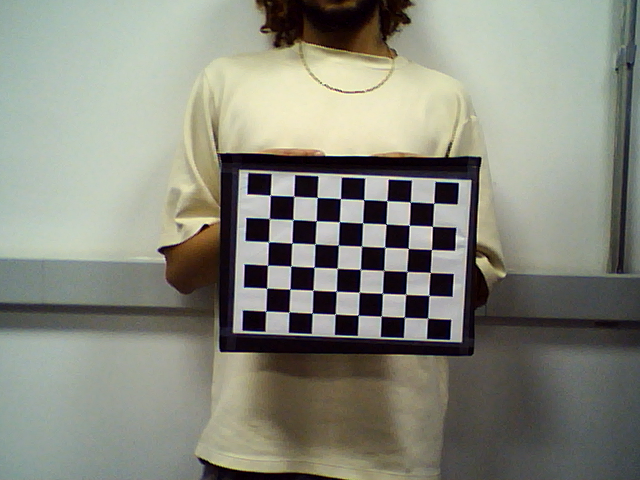
#> input picture data/stereoL/img1.png, 640 x 480 px; its folder holds only this picture in this run
$ python calibrate.py   (older library calls are emulated)
#> lines starting #> are read from the running program, lines starting #| are printed output that depends on the picture; after the words box and inside, x2 and y2 are one past the last pixel; in counts of white or black regions, pixels touching at a corner belong together
import numpy as np
import cv2
from tqdm import tqdm

# Set the path to the images captured by the left and right cameras
pathL = "./data/stereoL/"
pathR = "./data/stereoR/"

print("Extracting image coordinates of respective 3D pattern ....\n")

# Termination criteria for refining the detected corners
criteria = (cv2.TERM_CRITERIA_EPS + cv2.TERM_CRITERIA_MAX_ITER, 30, 0.001)


objp = np.zeros((8*6,3), np.float32)
objp[:,:2] = np.mgrid[0:8,0:6].T.reshape(-1,2)

img_ptsL = []
img_ptsR = []
obj_pts = []

for i in tqdm(range(1,28)):
	imgL = cv2.imread(pathL+"img%d.png"%i)
#> imgL is the input picture: shape (480, 640, 3); mean B, G, R 125.5, 136.9, 135.5
	imgR = cv2.imread(pathR+"img%d.png"%i)
	imgL_gray = cv2.imread(pathL+"img%d.png"%i,0)
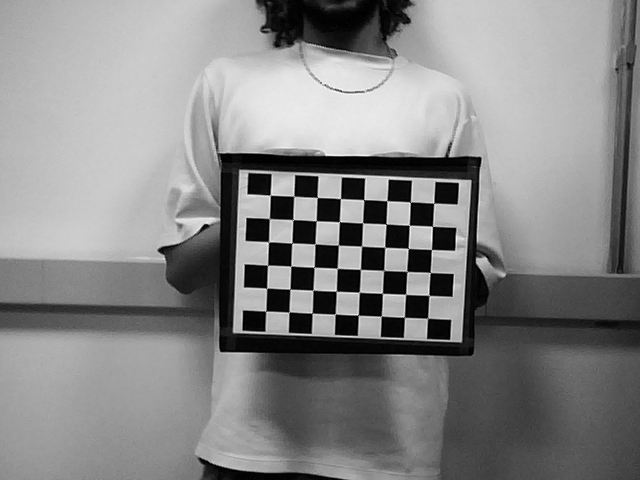
#> imgL_gray: shape (480, 640); min 0, max 254, mean 134.7
	imgR_gray = cv2.imread(pathR+"img%d.png"%i,0)

	outputL = imgL.copy()
	outputR = imgR.copy()

	retR, cornersR =  cv2.findChessboardCorners(outputR,(8,6),None)
#> retR = True; cornersR = 48 rows, first 8: [270.1, 194.9], [294.1, 196.2], [317.4, 197.4], [340.5, 198.5], [363.7, 199.7], [386.7, 200.6], [410.3, 202.1], [433.8, 203.3]
	retL, cornersL = cv2.findChessboardCorners(outputL,(8,6),None)
#> retL = True; cornersL has the same summary as cornersR

	if retR and retL:
		obj_pts.append(objp)
		cv2.cornerSubPix(imgR_gray,cornersR,(11,11),(-1,-1),criteria)
		cv2.cornerSubPix(imgL_gray,cornersL,(11,11),(-1,-1),criteria)
		cv2.drawChessboardCorners(outputR,(8,6),cornersR,retR)
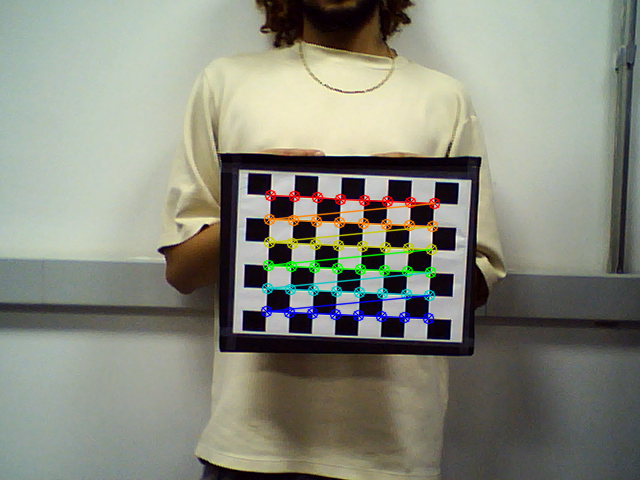
#> outputR: shape (480, 640, 3); 2.9% of pixels changed, all inside (x1, y1, x2, y2) = (260, 189, 441, 325)
#> (the run stopped early here; a loop or call above may not have finished)
